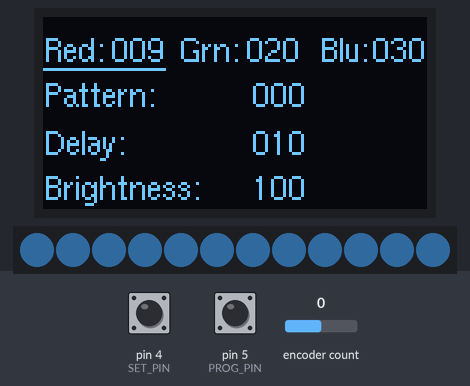
The sketch below on a simulated Arduino Nano, built with avr-gcc and run on an emulated ATmega328P. Parts: 128×64 one-colour display, 12 RGB LEDs in strip order, left to right. Inputs (shaded band) come from the test bench; at power-on: encoder count 0, pin 4 (SET_PIN) HIGH, pin 5 (PROG_PIN) HIGH. Dim RGB values are drawn brighter than linear; what the sketch prints to the serial monitor is not drawn.

Above: at 1.2 s.
1.3 s: encoder count set to 4
At 3.1 s:
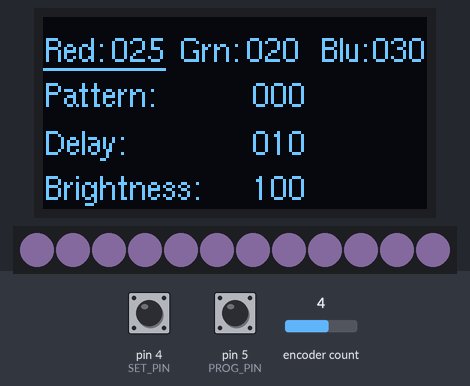
3.4 s: encoder count set to 3
At 4.6 s:
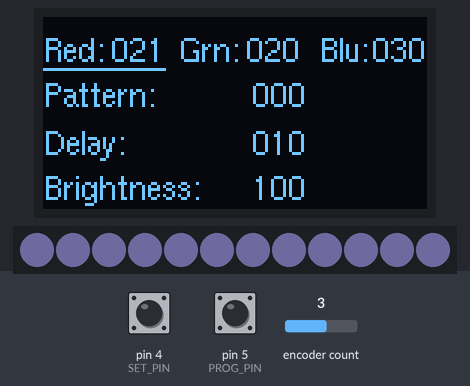
5.4 s: pin 4 (SET_PIN) pulled LOW for 0.15 s
At 6.5 s:
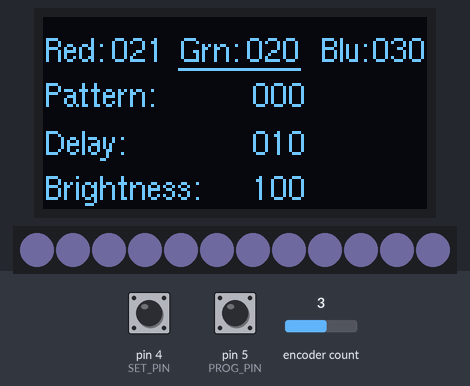
7.5 s: encoder count set to 7
At 9.0 s:
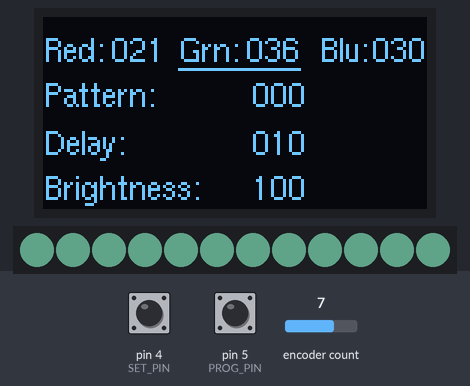
9.5 s: encoder count set to 8
At 10.6 s:
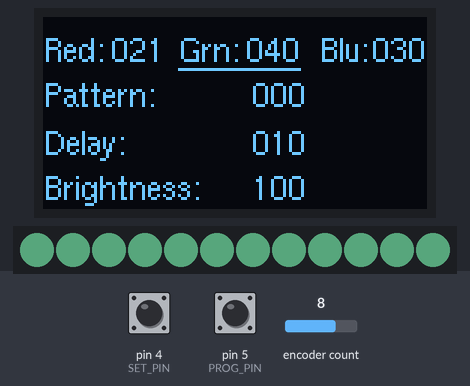
11.5 s: encoder count set to 9
At 13.4 s:
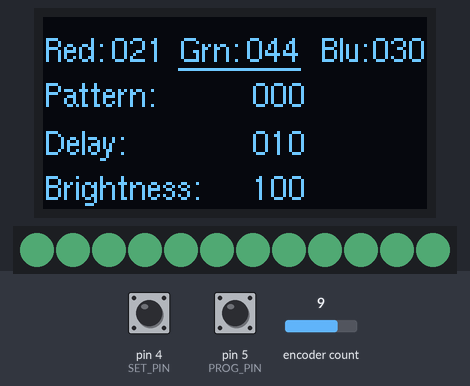
Timing chart, 0 to 14.6 s (numbered marks = the images above; inputs shaded):
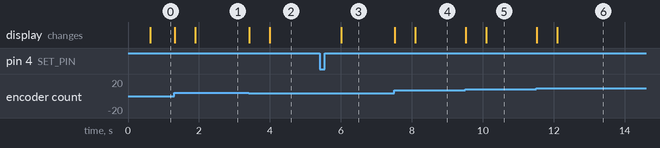

The sketch:

_04_prog_color.ino
```cpp
#include <Arduino.h>
#include <U8g2lib.h>
#include <SPI.h>
#include <Encoder.h>
#include <Bounce2.h>
#include <Adafruit_NeoPixel.h>
#define LEDPIN 7 // connect the Data from the strip to this pin on the Arduino
#define NUMBER_PIEXELS 12 // the number of pixels in your LED strip
Adafruit_NeoPixel strip = Adafruit_NeoPixel(NUMBER_PIEXELS, LEDPIN, NEO_GRB + NEO_KHZ800);

// we will hog both the interrupt pins for best rotery encoder performance
#define ENC_A_PIN 2
#define ENC_B_PIN 3
#define SET_PIN 4 // momentary push button set the current encoder value to be the new variable
#define PROG_PIN 5 // momentary push button change the programming mode


/* from https://store.arduino.cc/usa/arduino-nano
SPI: 10 (SS), 11 (MOSI), 12 (MISO), 13 (SCK). These pins support SPI communication, which, although provided by the underlying hardware, is not currently included in the Arduino language.
*/
#define CS_PIN 9
#define DC_PIN 10
#define RS_PIN 11
#define SDA_PIN 12 // also called Data or MISO
#define SCL_PIN 13 // also called Clock SCK


// Software 4-wire SPI
U8G2_SSD1306_128X64_NONAME_1_4W_SW_SPI u8g2(U8G2_R0, SCL_PIN, SDA_PIN, CS_PIN, DC_PIN, RS_PIN);
Encoder myEnc(ENC_A_PIN, ENC_B_PIN);
Bounce debouncer_set = Bounce();
Bounce debouncer_prog = Bounce();

int mode = 0;
int num_modes = 6;
int oldPosition  = 1; // change from -999
int update_display = 0;

int red = 10;
int old_red  = 0;
int green = 20;
int old_green  = 0;
int blue = 30;
int old_blue  = 0;
int pattern = 0;
int old_pattern  = 0;
int delay_value = 10;
int old_delay_value  = 0;
int brightness = 100;
int old_brightness  = 0;

int delta;
int tmp_display;

void setup(void) {
  // normal value is HIGH - press button to make LOW
  pinMode(SET_PIN, INPUT_PULLUP);
  pinMode(PROG_PIN, INPUT_PULLUP);

  debouncer_set.attach(SET_PIN);
  debouncer_set.interval(10); // interval in ms

  debouncer_prog.attach(PROG_PIN);
  debouncer_prog.interval(10); // interval in ms

  u8g2.begin();
  // Set font to Helvetica regurlar 8 pixel font
  // For other options see https://github.com/olikraus/u8g2/wiki/fntlistall#8-pixel-height
  u8g2.setFont(u8g2_font_helvR08_tf);
  strip.begin();
  Serial.begin(9600);
  // Serial.println("Basic Encoder Test:");
  tmp_display = red; // set to the initial mode=0 display value
}

void loop(void) {

  // look for the new encoder number
  int newPosition = myEnc.read();

  if (newPosition != oldPosition) {
    delta = newPosition - oldPosition;
    tmp_display += delta;

     Serial.print("NewPos:");
     Serial.print(newPosition);

     Serial.print(" Old:");
     Serial.print(oldPosition);

     Serial.print(" Delta:");
     Serial.print(delta);
    oldPosition = newPosition;
    update_display = 1;
  }

  debouncer_set.update();
  if ( debouncer_set.fell() ) {
    switch (mode) {
      case 0:
        red = tmp_display;
        break;
      case 1:
        green = tmp_display;
        break;
      case 2:
        blue = tmp_display;
        break;
      case 3:
        pattern = tmp_display;
        break;
      case 4:
        delay_value = tmp_display;
        break;
      case 5:
        brightness = tmp_display;
        break;
    }
    mode++; // move to the next field
    mode = mode % num_modes;
    switch (mode) {
      case 0:
        tmp_display = red;
        break;
      case 1:
        tmp_display = green;
        break;
      case 2:
        tmp_display = blue;
        break;
      case 3:
        tmp_display = pattern;
        break;
      case 4:
        tmp_display = delay_value;
        break;
      case 5:
        tmp_display = brightness;
        break;
    }
    update_display = 1;
  }

  debouncer_prog.update();
  if (debouncer_prog.fell()) {
    mode++;
    mode = mode % num_modes;
    switch (mode) {
      case 0:
        tmp_display = red;
        break;
      case 1:
        tmp_display = green;
        break;
      case 2:
        tmp_display = blue;
        break;
      case 3:
        tmp_display = pattern;
        break;
      case 4:
        tmp_display = delay_value;
        break;
      case 5:
        tmp_display = brightness;
        break;
    }
    update_display = 1;
  };

  if (update_display == 1) {
      u8g2.firstPage();
      do {
            u8g2.drawStr(0,15,"Red:");
            u8g2.setCursor(23,15);
            if (mode==0) {
              u8g2.print(u8x8_u8toa(tmp_display, 3));
              u8g2.drawLine(0,17, 40, 17);
              drawColor(tmp_display, green, blue);
            } else u8g2.print(u8x8_u8toa(red, 3));

            u8g2.drawStr(45,15,"Grn:");
            u8g2.setCursor(68,15);
            if (mode==1) {
              u8g2.print(u8x8_u8toa(tmp_display, 3));
              u8g2.drawLine(45,17, 85, 17);
              drawColor(red, tmp_display, blue);
            } else u8g2.print(u8x8_u8toa(green, 3));

            u8g2.drawStr(92,15,"Blu:");
            u8g2.setCursor(110,15);

            if (mode==2) {
              u8g2.drawLine(92,17, 130,17);
              u8g2.print(u8x8_u8toa(tmp_display, 3));
              drawColor(red, green, tmp_display);
            } else u8g2.print(u8x8_u8toa(blue, 3));

            u8g2.drawStr(0,30,"Pattern:");
            u8g2.setCursor(70,30);
            // right justify but only works up to 3 digits

            if (mode==3) {
              u8g2.drawLine(0,32, 87,32);
              u8g2.print(u8x8_u8toa(tmp_display, 3));
            } else u8g2.print(u8x8_u8toa(pattern, 3));

            u8g2.drawStr(0,46,"Delay:");
            u8g2.setCursor(70,46);
            // right justify but only works up to 3 digits

            if (mode==4) {
              u8g2.drawLine(0,48, 87,48);
              u8g2.print(u8x8_u8toa(tmp_display, 3));
            } else u8g2.print(u8x8_u8toa(delay_value, 3));

            u8g2.drawStr(0,61,"Brightness:");
            u8g2.setCursor(70,61);
            // right justify but only works up to 3 digits

            if (mode==5) {
              u8g2.print(u8x8_u8toa(tmp_display, 3));
              u8g2.drawLine(0,63, 87,63);
            } else u8g2.print(u8x8_u8toa(brightness, 3));

         } while ( u8g2.nextPage() );


   Serial.print(" Mode:");
   Serial.print(mode);

   Serial.print(" Pattern:");
   Serial.print(pattern);

   Serial.print(" Delay:");
   Serial.print(delay_value);

   Serial.print(" Brightness:");
   Serial.print(brightness);

   Serial.print(" Temp Display:");
   Serial.println(tmp_display);

   update_display = 0; // we have updated the display
  } // end update display
   // delay(delay_value);
}

void drawColor(int red, int green, int blue) {
   for (int i=0; i<strip.numPixels(); i++) {
    strip.setPixelColor(i, red, green, blue);
   }
   strip.show();
}
```

Measured:
- after the input at 5.4 s, the display: changes after 0.60 s (image 3)
